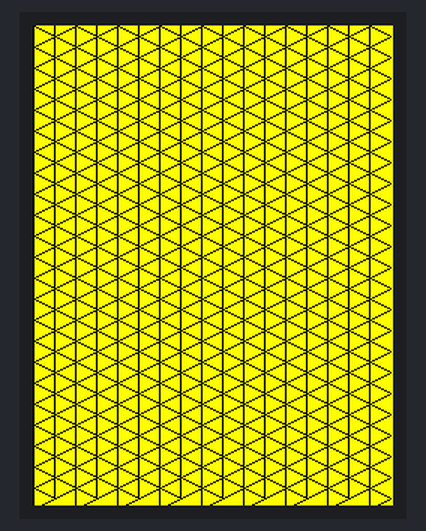
A sketch run on a simulated Arduino Uno, built with avr-gcc and run on an emulated ATmega328P. Parts: 240×320 colour display. What the sketch prints to the serial monitor is not drawn.

Above: at 0.9 s.

The sketch:

Ej2_hexelGrid.ino
```cpp
#include <SPI.h>
#include <Adafruit_GFX.h>    // Core graphics library
#include <Adafruit_ILI9341.h> // Hardware-specific library

#define TFT_CS   7
#define TFT_DC   6

// Assign human-readable names to some common 16-bit color values:
#define BLACK       0x0000      /*   0,   0,   0 */
#define NAVY        0x000F      /*   0,   0, 128 */
#define DARKGREEN   0x03E0      /*   0, 128,   0 */
#define DARKCYAN    0x03EF      /*   0, 128, 128 */
#define MAROON      0x7800      /* 128,   0,   0 */
#define PURPLE      0x780F      /* 128,   0, 128 */
#define OLIVE       0x7BE0      /* 128, 128,   0 */
#define LIGHTGREY   0xC618      /* 192, 192, 192 */
#define DARKGREY    0x7BEF      /* 128, 128, 128 */
#define BLUE        0x001F      /*   0,   0, 255 */
#define GREEN       0x07E0      /*   0, 255,   0 */
#define CYAN        0x07FF      /*   0, 255, 255 */
#define RED         0xF800      /* 255,   0,   0 */
#define MAGENTA     0xF81F      /* 255,   0, 255 */
#define YELLOW      0xFFE0      /* 255, 255,   0 */
#define WHITE       0xFFFF      /* 255, 255, 255 */
#define ORANGE      0xFD20      /* 255, 165,   0 */
#define GREENYELLOW 0xAFE5      /* 173, 255,  47 */
#define PINK        0xF81F

//Declaracion objeto TFT
Adafruit_ILI9341 tft = Adafruit_ILI9341(TFT_CS, TFT_DC);

//Variables globales de TFT y de malla
int width, height;
  //Numero de filas, columnas, anchura y altura de subpixel
int col, row;

void setup() {
  Serial.begin(9600);
  tft.begin(); // Begin ILI9341

  tft.setRotation(0);
  tft.fillScreen(YELLOW);

  width = tft.width();
  height = tft.height();

  //La malla será en este momento triangular con unas dimensiones definidas
  // y una disposición que nos permita acceder a cada uno de estos triangulos mediante la definicion de la fila y la columna que queremos dibujar.

  //Pero ahora vamos a crear cada una de las columnas de la malla desplazando hacia abajo la mitad de la altura del triangulo para que aparezca ajustado

  //Numero de columnas *Solo necesitamos conocer las columnas, ya que las filas las calcularemos mediante una formula trigonometricae base a este numero.
  col = 17;

  hexelgrid(col, row, BLACK);
}

void loop() {

}

void hexelgrid(int8_t col, int8_t row, uint16_t color){

    //Calculamos cuantos pixeles hay que dibujar de ancho para cada triangulo.
    float w = width/col;

    //Conociendo el ancho de columna, establecemos la altura de cada triangulo con la siguiente formula.
    float h = w*sqrt(4/3);

    //Sabiendo la altura total de la pantalla de cada triangulo, podemos calcular el numero de filas que vamos a dibujar dentro del bucle
    int n_rows = height/h;

    //Comenzamos dibujando las columnas
    for (int i = 0; i <= col; ++i){

      //Esta funcion sirve para crear un limite superior con la mitad de un triangulo
      //tft.drawTriangle(   w*(i-1), 0, w*i, 0 , w*(i-1), h/2, color);
      for (int j = 0; j <= n_rows; ++j){

        //El primer triangulo esta desplazado hacia arriba h/2
        //tft.drawTriangle(   0, h/2+h*(j-1), w, h*j , 0, h/2+h*j, color);
        //tft.drawTriangle(   w, h+h*(j-1), 2*w, h*j+h/2 , w, h+h*j, color);
        //tft.drawTriangle(   2*w, h/2+h*(j-1), 3*w, h*j , 2*w, h/2+h*j, color);
        //------
        //tft.drawTriangle(   w*(i-1), h/2+h*(j-1), w*i, h*j , w*(i-1), h/2+h*j, color);

        //En este caso solo desplazaremos hacia abajo las columnas pares,mientras que las impares deben permanecer igual. Para resolver este problema, aplicamos la funcion modulo %.
        tft.drawTriangle(   w*(i-1), h/2*(i%2+1)+h*(j-1), w*i, h/2*(i%2)+h*j , w*(i-1), h/2*(i%2+1)+h*j, color);

        if(j== 0){
          Serial.print("Distancia de la fila");
          Serial.println(w*(i-1));
          Serial.println("--------");
        }

      }
    }
    //Border Correction
    /*
    tft.drawFastHLine(-2, -1, width,  color);
    tft.drawFastVLine(-2, -1, height,  color);
    tft.drawFastVLine(-1, -1, height,  color);
    */
  }
```
